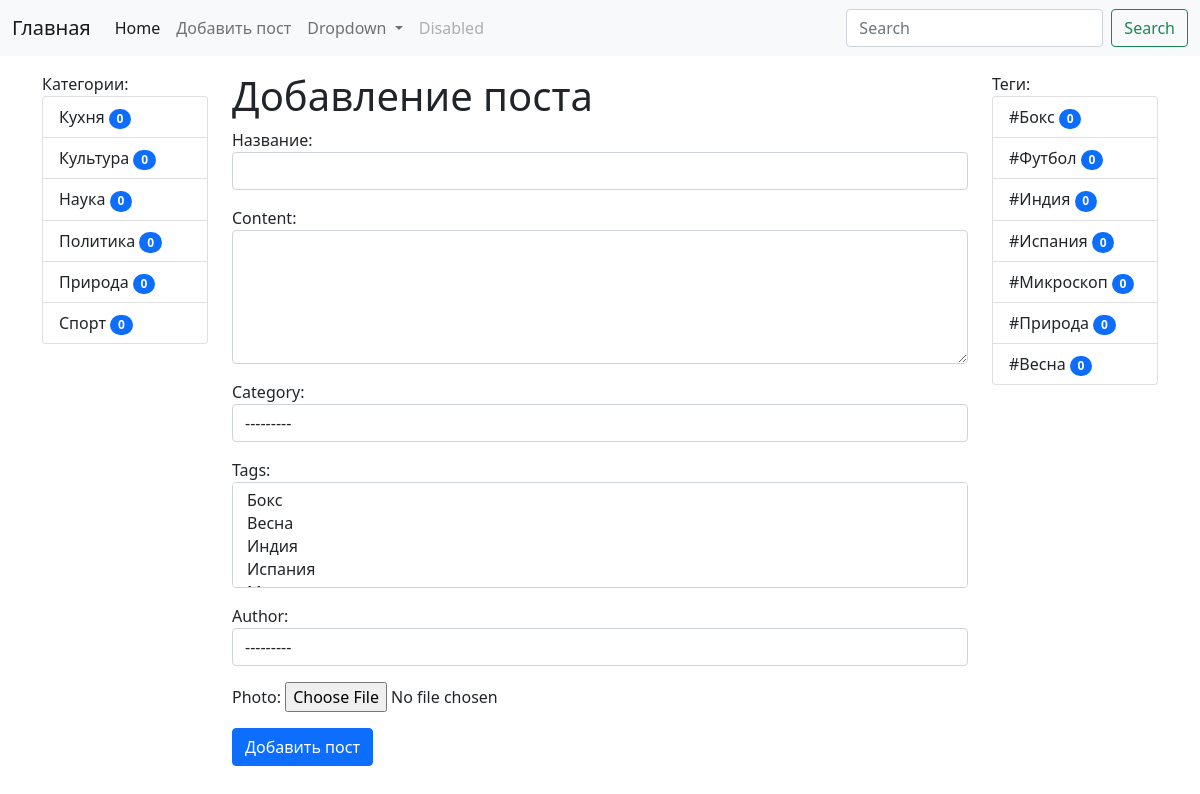
Screenshot of /post/add_post/ with the database file from the repository.
### blog/models.py (models this page shows)
class Category(models.Model):
    title = models.CharField(max_length=255)
    slug = AutoSlugField(populate_from='title')
    def __str__(self):
        return self.title
    def get_absolute_url(self):
        return reverse('category', kwargs={'slug': self.slug})
    class Meta:
        verbose_name = 'Категория'
        verbose_name_plural = "Категории"
        ordering = ['title']

class Tag(models.Model):
    title = models.CharField(max_length=55)
    slug = AutoSlugField(populate_from='title')
    def __str__(self):
        return self.title
    def get_absolute_url(self):
        return reverse('tag', kwargs={'slug': self.slug})
    class Meta:
        verbose_name = 'Тег'
        verbose_name_plural = "Теги"
        ordering = ['title']

### blog/views.py (the view)
# urls.py: path('post/add_post/', CreatePost.as_view(), name='add_post'),
class CreatePost(CreateView):
    form_class = PostForm
    template_name = 'blog/add_post.html'
    success_url = reverse_lazy('home')
    raise_exception = True

### blog/forms.py
class PostForm(forms.ModelForm):
    class Meta:
        model = Post
        fields = ['title', 'content', 'category', 'tags', 'author', 'photo']
        widgets = {
            'title': forms.TextInput(attrs={'class': 'form-control'}),
            'content': forms.Textarea(attrs={'class': 'form-control', 'rows': 5}),
            'category': forms.Select(attrs={'class': 'form-control'}),
            'tags': forms.SelectMultiple(attrs={'class': 'form-control'}),
            'author': forms.Select(attrs={'class': 'form-control'}),
        }

### blog/models.py (called while the page is built)
    def __str__(self):
        return self.nickname

### blog/templatetags/menu_tpl.py (called while the page is built)
@register.inclusion_tag('blog/list_categories.html')
def show_categories():
    categories = Category.objects.annotate(cnt=Count('posts'))
    return {
        'categories': categories
    }

@register.inclusion_tag('blog/list_tags.html')
def show_tags():
    tags = Tag.objects.annotate(cnt=Count('posts'))
    return {
        'tags': tags
    }

### blog/templates/blog/add_post.html (shortened to what this page needs)
{% extends 'base.html' %}
{% block sidebar_left %}
{% include 'inc/_sidebar_left.html' %}
{% endblock sidebar_left %}
{% block sidebar_right %}
{% include 'inc/_sidebar_right.html' %}
{% endblock sidebar_right %}
{% block content %}
<h1> Добавление поста </h1>
<form action=" # " method="post">
    {{ form.as_p }}
    <button type="submit" class="btn btn-primary btn-block"> Добавить пост </button>
</form>
{% endblock content %}

### templates/base.html (shortened to what this page needs)
<!doctype html>
<html lang="en">
  <head>
    <link href="https://cdn.jsdelivr.net/npm/bootstrap@5.0.2/dist/css/bootstrap.min.css" rel="stylesheet">
  </head>
  <body>
{% include 'inc/_nav.html' %}
<div class="container mt-3">
  <div class="row">
      <div class="col-md-2">
      {% block sidebar_left %}{% endblock sidebar_left %}
      </div>
      <div class="col-md-8">
      {% block content %}{% endblock content%}
      </div>
      <div class="col-md-2">
          {% block sidebar_right %}{% endblock sidebar_right %}
      </div>
  </div>
</div>
  </body>
</html>

### templates/inc/_nav.html (shortened to what this page needs)
<nav class="navbar navbar-expand-lg navbar-light bg-light">
  <div class="container-fluid">
    <a class="navbar-brand" href="{% url 'home' %}">Главная</a>
    <div class="collapse navbar-collapse" id="navbarSupportedContent">
      <ul class="navbar-nav me-auto mb-2 mb-lg-0">
        <li class="nav-item">
          <a class="nav-link active" aria-current="page" href="#">Home</a>
        </li>
        <li class="nav-item">
          <a class="nav-link" href="{% url 'add_post' %}">Добавить пост</a>
        </li>
        <li class="nav-item dropdown">
          <a class="nav-link dropdown-toggle" href="#" id="navbarDropdown" role="button" data-bs-toggle="dropdown" aria-expanded="false">
            Dropdown
          </a>
        </li>
        <li class="nav-item">
          <a class="nav-link disabled" href="#" tabindex="-1" aria-disabled="true">Disabled</a>
        </li>
      </ul>
      <form class="d-flex">
        <input class="form-control me-2" type="search" placeholder="Search" aria-label="Search">
        <button class="btn btn-outline-success" type="submit">Search</button>
      </form>
    </div>
  </div>
</nav>

### templates/inc/_sidebar_left.html
{% load menu_tpl %}
{% show_categories %}

### blog/templates/blog/list_categories.html
<div class="list-group">
  Категории:
  {% for category in categories %}
  <a href="{{ category.get_absolute_url }}" class="list-group-item list-group-item-action">{{ category.title }} <span class="badge bg-primary rounded-pill">{{ category.cnt }}</span> </a>
  {% endfor %}
</div>

### templates/inc/_sidebar_right.html
{% load menu_tpl %}
{% show_tags %}

### blog/templates/blog/list_tags.html
<div class="list-group">
  Теги:
  {% for tag in tags %}
  <a href="{{ tag.get_absolute_url }}" class="list-group-item list-group-item-action"> #{{ tag.title }}
  <span class="badge bg-primary rounded-pill">{{ tag.cnt }}</span></a>
  {% endfor %}
</div>

### rows the page displays
Category: title "Кухня", cnt "0"
Category: title "Культура", cnt "0"
Category: title "Наука", cnt "0"
Category: title "Политика", cnt "0"
Category: title "Природа", cnt "0"
Category: title "Спорт", cnt "0"
Tag: title "Бокс", cnt "0"
Tag: title "Футбол", cnt "0"
Tag: title "Индия", cnt "0"
Tag: title "Испания", cnt "0"
Tag: title "Микроскоп", cnt "0"
Tag: title "Природа", cnt "0"
Tag: title "Весна", cnt "0"
